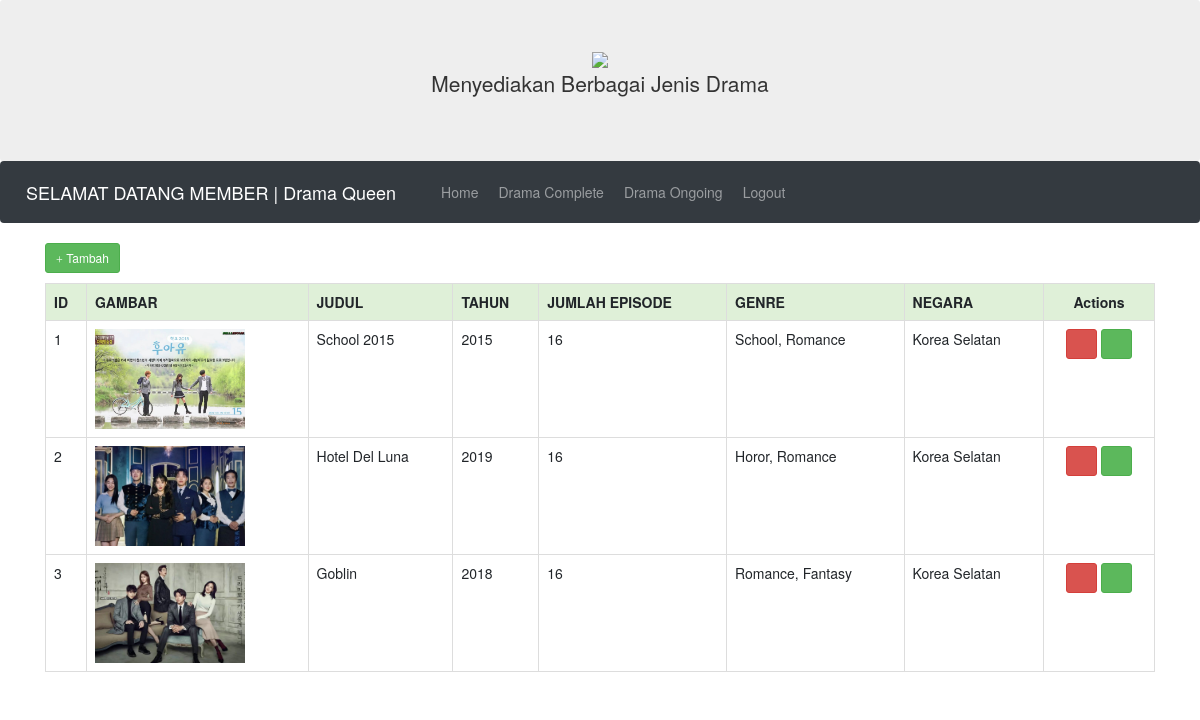
Screenshot of /on-member/index.php?page=complete/index (signed in) with the database file from the repository.
### tables this page shows
CREATE TABLE `complete` (
  `id` int(5) NOT NULL,
  `judul` varchar(30) NOT NULL,
  `tahun` int(4) NOT NULL,
  `jumlah_ep` int(5) NOT NULL,
  `genre` varchar(30) NOT NULL,
  `negara` varchar(20) NOT NULL,
  `gambar` varchar(200) NOT NULL
);

### on-member/views/complete/index.php (the view)
<?php
$urlcrud = "index.php?page=complete/";
?>
<div class="row">
	<div class="col-lg-12">
		<a href="<?= $urlcrud.'create' ?>" class="btn btn-success btn-sm"><span class="glyphicon glyphicon-plus"></span> Tambah</a>
		<table class="table table-hover table-bordered" style="margin-top: 10px">
			<tr class="success">
		<th>ID</th>
		<th>GAMBAR</th>
		<th>JUDUL</th>
		<th>TAHUN</th>
		<th>JUMLAH EPISODE</th>
		<th>GENRE</th>
		<th>NEGARA</th>
		<th style="text-align: center;">Actions</th>
			</tr>
			<?php
	include "koneksi.php";
	$query = "SELECT * FROM complete";
	$sql = mysqli_query($connect, $query);
	while($data = mysqli_fetch_array($sql)){
		?>
		<tr>
		<td><?=$data['id'] ?></td>
		<?php
		echo "<td><img src='../images/".$data['gambar']."' width='150' height='100'></td>";?>
		<td><?=$data['judul'] ?></td>
		<td><?=$data['tahun'] ?></td>
		<td><?=$data['jumlah_ep'] ?></td>
		<td><?=$data['genre'] ?></td>
		<td><?=$data['negara'] ?></td>
		<td style="text-align: center;">
		<a onclick="return confirm('Apakah yakin data akan di hapus?')" href="<?= $urlcrud.'hapus&id='.$data['id'] ?>" class="btn btn-danger btn-sm"><span class="glyphicon glyphicon-trash"></span></a>
		<a href="<?= $urlcrud.'edit&id='.$data['id'] ?>" class="btn btn-success btn-sm"><span class="glyphicon glyphicon-edit"></span></a>
	<?php
	}
	?>
		</table>
	</div>
</div>

### rows the page displays
complete: id "1", gambar (picture), judul "School 2015", tahun "2015", jumlah_ep "16", genre "School, Romance", negara "Korea Selatan"
complete: id "2", gambar (picture), judul "Hotel Del Luna", tahun "2019", jumlah_ep "16", genre "Horor, Romance", negara "Korea Selatan"
complete: id "3", gambar (picture), judul "Goblin", tahun "2018", jumlah_ep "16", genre "Romance, Fantasy", negara "Korea Selatan"
